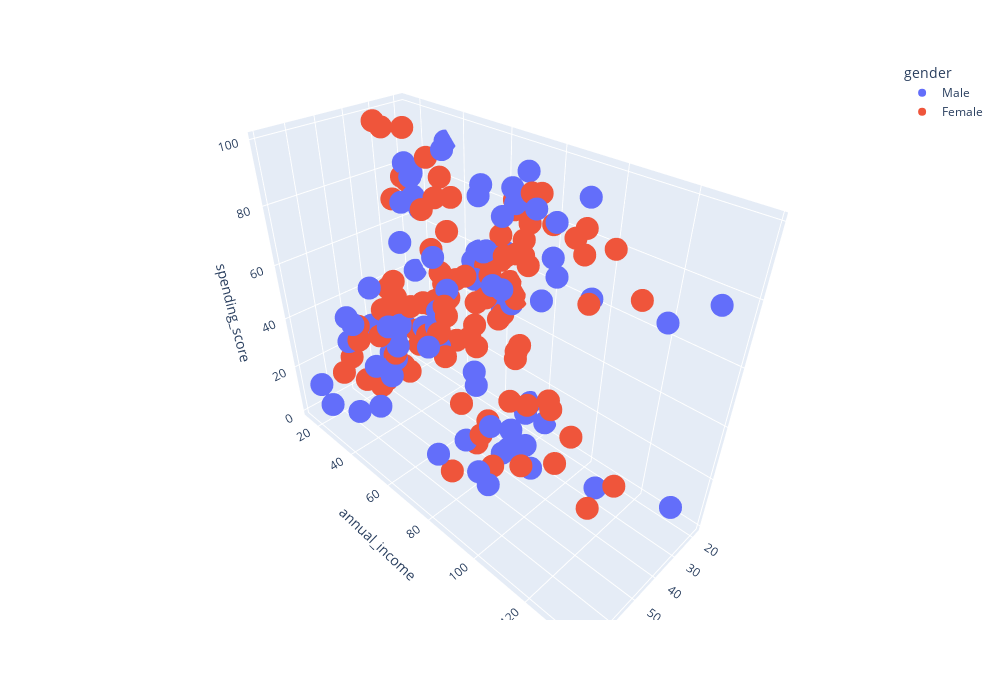

Source (notebook cell):
### Code cell
import plotly
import plotly.express as px

# передаём датафрейм и поля, которые нужно использовать для осей абсцисс, ординат и аппликат
fig = px.scatter_3d(
    data_frame=cust, 
    x = 'age', 
    y = 'annual_income', 
    z = 'spending_score', 
    color = 'gender',
    width=1000,
    height=700
)

#отображаем график
fig.show()

### Figure 1 — Plotly figure (JSON) as saved in the notebook; plotly's stock layout.template omitted (floating-point values rounded to 4 significant figures)
{"data": [{"hovertemplate": "gender=Male<br>age=%{x}<br>annual_income=%{y}<br>spending_score=%{z}<extra></extra>", "legendgroup": "Male", "marker": {"color": "#636efa", "symbol": "circle"}, "mode": "markers", "name": "Male", "scene": "scene", "showlegend": true, "type": "scatter3d", "x": [19, 21, 64, 67, 37, 22, 20, 52, 35, 25, 31, 29, 35, 60, 53, 18, 24, 48, 33, 59, 47, 69, 53, 70, 19, 63, 18, 19, 70, 59, 26, 40, 57, 38, 67, 48, 18, 48, 24, 48, 20, 67, 26, 49, 54, 68, 66, 65, 19, 27, 39, 43, 40, 59, 38, 47, 39, 20, 32, 19, 32, 25, 28, 48, 34, 43, 39, 37, 34, 19, 50, 42, 32, 40, 28, 36, 36, 58, 27, 59, 35, 46, 30, 28, 33, 32, 32, 30], "y": [15, 15, 19, 19, 20, 20, 21, 23, 24, 24, 25, 28, 28, 30, 33, 33, 38, 39, 42, 43, 43, 44, 46, 46, 46, 48, 48, 48, 49, 54, 54, 54, 54, 54, 54, 54, 59, 60, 60, 61, 61, 62, 62, 62, 63, 63, 63, 63, 64, 67, 69, 71, 71, 71, 71, 71, 71, 73, 73, 74, 75, 77, 77, 77, 78, 78, 78, 78, 78, 81, 85, 86, 87, 87, 87, 87, 87, 88, 88, 93, 93, 98, 99, 101, 113, 126, 137, 137], "z": [39, 81, 3, 14, 13, 79, 66, 29, 35, 73, 73, 82, 61, 4, 4, 92, 92, 36, 60, 60, 41, 46, 46, 56, 55, 51, 59, 59, 55, 47, 54, 48, 51, 55, 41, 46, 41, 49, 52, 42, 49, 59, 55, 56, 46, 43, 48, 52, 46, 56, 91, 35, 95, 11, 75, 9, 75, 5, 73, 10, 93, 12, 97, 36, 90, 17, 88, 1, 1, 5, 26, 20, 63, 13, 75, 10, 92, 15, 69, 14, 90, 15, 97, 68, 8, 74, 18, 83]}, {"hovertemplate": "gender=Female<br>age=%{x}<br>annual_income=%{y}<br>spending_score=%{z}<extra></extra>", "legendgroup": "Female", "marker": {"color": "#EF553B", "symbol": "circle"}, "mode": "markers", "name": "Female", "scene": "scene", "showlegend": true, "type": "scatter3d", "x": [20, 23, 31, 22, 35, 23, 30, 35, 58, 24, 35, 35, 46, 54, 45, 40, 23, 21, 49, 21, 42, 30, 36, 20, 65, 31, 49, 24, 50, 27, 29, 31, 49, 31, 50, 51, 27, 67, 54, 43, 68, 32, 47, 60, 60, 45, 23, 49, 46, 21, 55, 22, 34, 50, 68, 40, 32, 47, 27, 23, 49, 21, 66, 19, 38, 18, 19, 63, 49, 51, 50, 38, 40, 23, 31, 25, 31, 29, 44, 35, 57, 28, 32, 32, 34, 44, 38, 47, 27, 30, 30, 56, 29, 31, 36, 33, 36, 52, 30, 37, 32, 29, 41, 54, 41, 36, 34, 32, 38, 47, 35, 45], "y": [16, 16, 17, 17, 18, 18, 19, 19, 20, 20, 21, 23, 25, 28, 28, 29, 29, 30, 33, 33, 34, 34, 37, 37, 38, 39, 39, 39, 40, 40, 40, 40, 42, 43, 43, 44, 46, 47, 47, 48, 48, 48, 49, 50, 50, 54, 54, 54, 54, 54, 57, 57, 58, 58, 59, 60, 60, 60, 60, 62, 62, 62, 63, 63, 64, 65, 65, 65, 65, 67, 67, 67, 69, 70, 70, 72, 72, 73, 73, 74, 75, 76, 76, 77, 78, 78, 78, 78, 78, 78, 78, 79, 79, 81, 85, 86, 87, 88, 88, 97, 97, 98, 99, 101, 103, 103, 103, 103, 113, 120, 120, 126], "z": [6, 77, 40, 76, 6, 94, 72, 99, 15, 77, 35, 98, 5, 14, 32, 31, 87, 73, 14, 81, 17, 73, 26, 75, 35, 61, 28, 65, 55, 47, 42, 42, 52, 54, 45, 50, 51, 52, 59, 50, 48, 47, 42, 49, 56, 53, 52, 42, 44, 57, 58, 55, 60, 46, 55, 40, 42, 47, 50, 41, 48, 42, 50, 54, 42, 48, 50, 43, 59, 43, 57, 40, 58, 29, 77, 34, 71, 88, 7, 72, 5, 40, 87, 74, 22, 20, 76, 16, 89, 78, 73, 35, 83, 93, 75, 95, 27, 13, 86, 32, 86, 88, 39, 24, 17, 85, 23, 69, 91, 16, 79, 28]}], "layout": {"height": 700, "legend": {"title": {"text": "gender"}, "tracegroupgap": 0}, "margin": {"t": 60}, "scene": {"domain": {"x": [0, 1], "y": [0, 1]}, "xaxis": {"title": {"text": "age"}}, "yaxis": {"title": {"text": "annual_income"}}, "zaxis": {"title": {"text": "spending_score"}}}, "width": 1000}}
